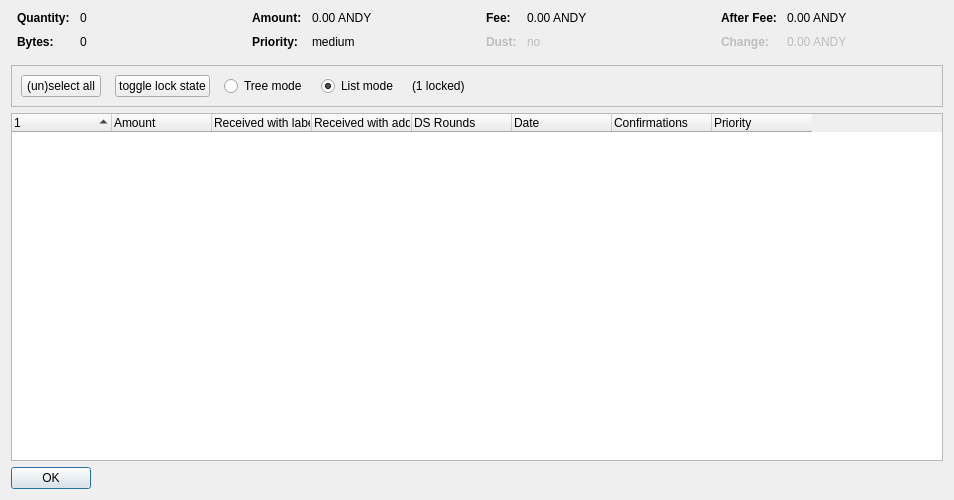
<?xml version="1.0" encoding="UTF-8"?>
<ui version="4.0">
 <class>CoinControlDialog</class>
 <widget class="QDialog" name="CoinControlDialog">
  <property name="geometry">
   <rect>
    <x>0</x>
    <y>0</y>
    <width>954</width>
    <height>500</height>
   </rect>
  </property>
  <property name="windowTitle">
   <string>Coin Selection</string>
  </property>
  <layout class="QVBoxLayout" name="verticalLayout">
   <item>
    <layout class="QHBoxLayout" name="horizontalLayoutTop" stretch="0,0,0,0">
     <property name="topMargin">
      <number>0</number>
     </property>
     <property name="bottomMargin">
      <number>10</number>
     </property>
     <item>
      <layout class="QFormLayout" name="formLayoutCoinControl1">
       <property name="horizontalSpacing">
        <number>10</number>
       </property>
       <property name="verticalSpacing">
        <number>10</number>
       </property>
       <property name="leftMargin">
        <number>6</number>
       </property>
       <property name="rightMargin">
        <number>6</number>
       </property>
       <item row="0" column="0">
        <widget class="QLabel" name="labelCoinControlQuantityText">
         <property name="font">
          <font>
           <weight>75</weight>
           <bold>true</bold>
          </font>
         </property>
         <property name="text">
          <string>Quantity:</string>
         </property>
        </widget>
       </item>
       <item row="0" column="1">
        <widget class="QLabel" name="labelCoinControlQuantity">
         <property name="cursor">
          <cursorShape>IBeamCursor</cursorShape>
         </property>
         <property name="contextMenuPolicy">
          <enum>Qt::ActionsContextMenu</enum>
         </property>
         <property name="text">
          <string notr="true">0</string>
         </property>
         <property name="textInteractionFlags">
          <set>Qt::LinksAccessibleByMouse|Qt::TextSelectableByKeyboard|Qt::TextSelectableByMouse</set>
         </property>
        </widget>
       </item>
       <item row="1" column="0">
        <widget class="QLabel" name="labelCoinControlBytesText">
         <property name="font">
          <font>
           <weight>75</weight>
           <bold>true</bold>
          </font>
         </property>
         <property name="text">
          <string>Bytes:</string>
         </property>
        </widget>
       </item>
       <item row="1" column="1">
        <widget class="QLabel" name="labelCoinControlBytes">
         <property name="cursor">
          <cursorShape>IBeamCursor</cursorShape>
         </property>
         <property name="contextMenuPolicy">
          <enum>Qt::ActionsContextMenu</enum>
         </property>
         <property name="text">
          <string notr="true">0</string>
         </property>
         <property name="textInteractionFlags">
          <set>Qt::LinksAccessibleByMouse|Qt::TextSelectableByKeyboard|Qt::TextSelectableByMouse</set>
         </property>
        </widget>
       </item>
      </layout>
     </item>
     <item>
      <layout class="QFormLayout" name="formLayoutCoinControl2">
       <property name="horizontalSpacing">
        <number>10</number>
       </property>
       <property name="verticalSpacing">
        <number>10</number>
       </property>
       <property name="leftMargin">
        <number>6</number>
       </property>
       <property name="rightMargin">
        <number>6</number>
       </property>
       <item row="0" column="0">
        <widget class="QLabel" name="labelCoinControlAmountText">
         <property name="font">
          <font>
           <weight>75</weight>
           <bold>true</bold>
          </font>
         </property>
         <property name="text">
          <string>Amount:</string>
         </property>
        </widget>
       </item>
       <item row="0" column="1">
        <widget class="QLabel" name="labelCoinControlAmount">
         <property name="cursor">
          <cursorShape>IBeamCursor</cursorShape>
         </property>
         <property name="contextMenuPolicy">
          <enum>Qt::ActionsContextMenu</enum>
         </property>
         <property name="text">
          <string notr="true">0.00 ANDY</string>
         </property>
         <property name="textInteractionFlags">
          <set>Qt::LinksAccessibleByMouse|Qt::TextSelectableByKeyboard|Qt::TextSelectableByMouse</set>
         </property>
        </widget>
       </item>
       <item row="1" column="0">
        <widget class="QLabel" name="labelCoinControlPriorityText">
         <property name="font">
          <font>
           <weight>75</weight>
           <bold>true</bold>
          </font>
         </property>
         <property name="text">
          <string>Priority:</string>
         </property>
        </widget>
       </item>
       <item row="1" column="1">
        <widget class="QLabel" name="labelCoinControlPriority">
         <property name="cursor">
          <cursorShape>IBeamCursor</cursorShape>
         </property>
         <property name="contextMenuPolicy">
          <enum>Qt::ActionsContextMenu</enum>
         </property>
         <property name="text">
          <string>medium</string>
         </property>
         <property name="textInteractionFlags">
          <set>Qt::LinksAccessibleByMouse|Qt::TextSelectableByKeyboard|Qt::TextSelectableByMouse</set>
         </property>
        </widget>
       </item>
      </layout>
     </item>
     <item>
      <layout class="QFormLayout" name="formLayoutCoinControl3">
       <property name="horizontalSpacing">
        <number>10</number>
       </property>
       <property name="verticalSpacing">
        <number>10</number>
       </property>
       <property name="leftMargin">
        <number>6</number>
       </property>
       <property name="rightMargin">
        <number>6</number>
       </property>
       <item row="0" column="0">
        <widget class="QLabel" name="labelCoinControlFeeText">
         <property name="font">
          <font>
           <weight>75</weight>
           <bold>true</bold>
          </font>
         </property>
         <property name="text">
          <string>Fee:</string>
         </property>
        </widget>
       </item>
       <item row="0" column="1">
        <widget class="QLabel" name="labelCoinControlFee">
         <property name="cursor">
          <cursorShape>IBeamCursor</cursorShape>
         </property>
         <property name="contextMenuPolicy">
          <enum>Qt::ActionsContextMenu</enum>
         </property>
         <property name="text">
          <string notr="true">0.00 ANDY</string>
         </property>
         <property name="textInteractionFlags">
          <set>Qt::LinksAccessibleByMouse|Qt::TextSelectableByKeyboard|Qt::TextSelectableByMouse</set>
         </property>
        </widget>
       </item>
       <item row="1" column="0">
        <widget class="QLabel" name="labelCoinControlLowOutputText">
         <property name="enabled">
          <bool>false</bool>
         </property>
         <property name="font">
          <font>
           <weight>75</weight>
           <bold>true</bold>
          </font>
         </property>
         <property name="text">
          <string>Dust:</string>
         </property>
        </widget>
       </item>
       <item row="1" column="1">
        <widget class="QLabel" name="labelCoinControlLowOutput">
         <property name="enabled">
          <bool>false</bool>
         </property>
         <property name="cursor">
          <cursorShape>IBeamCursor</cursorShape>
         </property>
         <property name="contextMenuPolicy">
          <enum>Qt::ActionsContextMenu</enum>
         </property>
         <property name="text">
          <string>no</string>
         </property>
         <property name="textInteractionFlags">
          <set>Qt::LinksAccessibleByMouse|Qt::TextSelectableByKeyboard|Qt::TextSelectableByMouse</set>
         </property>
        </widget>
       </item>
      </layout>
     </item>
     <item>
      <layout class="QFormLayout" name="formLayoutCoinControl4">
       <property name="horizontalSpacing">
        <number>10</number>
       </property>
       <property name="verticalSpacing">
        <number>10</number>
       </property>
       <property name="leftMargin">
        <number>6</number>
       </property>
       <property name="rightMargin">
        <number>6</number>
       </property>
       <item row="0" column="0">
        <widget class="QLabel" name="labelCoinControlAfterFeeText">
         <property name="font">
          <font>
           <weight>75</weight>
           <bold>true</bold>
          </font>
         </property>
         <property name="text">
          <string>After Fee:</string>
         </property>
        </widget>
       </item>
       <item row="0" column="1">
        <widget class="QLabel" name="labelCoinControlAfterFee">
         <property name="cursor">
          <cursorShape>IBeamCursor</cursorShape>
         </property>
         <property name="contextMenuPolicy">
          <enum>Qt::ActionsContextMenu</enum>
         </property>
         <property name="text">
          <string notr="true">0.00 ANDY</string>
         </property>
         <property name="textInteractionFlags">
          <set>Qt::LinksAccessibleByMouse|Qt::TextSelectableByKeyboard|Qt::TextSelectableByMouse</set>
         </property>
        </widget>
       </item>
       <item row="1" column="0">
        <widget class="QLabel" name="labelCoinControlChangeText">
         <property name="enabled">
          <bool>false</bool>
         </property>
         <property name="font">
          <font>
           <weight>75</weight>
           <bold>true</bold>
          </font>
         </property>
         <property name="text">
          <string>Change:</string>
         </property>
        </widget>
       </item>
       <item row="1" column="1">
        <widget class="QLabel" name="labelCoinControlChange">
         <property name="enabled">
          <bool>false</bool>
         </property>
         <property name="cursor">
          <cursorShape>IBeamCursor</cursorShape>
         </property>
         <property name="contextMenuPolicy">
          <enum>Qt::ActionsContextMenu</enum>
         </property>
         <property name="text">
          <string notr="true">0.00 ANDY</string>
         </property>
         <property name="textInteractionFlags">
          <set>Qt::LinksAccessibleByMouse|Qt::TextSelectableByKeyboard|Qt::TextSelectableByMouse</set>
         </property>
        </widget>
       </item>
      </layout>
     </item>
    </layout>
   </item>
   <item>
    <widget class="QFrame" name="frame">
     <property name="minimumSize">
      <size>
       <width>0</width>
       <height>40</height>
      </size>
     </property>
     <property name="frameShape">
      <enum>QFrame::StyledPanel</enum>
     </property>
     <property name="frameShadow">
      <enum>QFrame::Sunken</enum>
     </property>
     <layout class="QHBoxLayout" name="horizontalLayout">
      <item>
       <layout class="QHBoxLayout" name="horizontalLayoutPanel" stretch="0,0,0,0,0,0">
        <property name="spacing">
         <number>14</number>
        </property>
        <item>
         <widget class="QPushButton" name="pushButtonSelectAll">
          <property name="sizePolicy">
           <sizepolicy hsizetype="Maximum" vsizetype="Fixed">
            <horstretch>0</horstretch>
            <verstretch>0</verstretch>
           </sizepolicy>
          </property>
          <property name="text">
           <string>(un)select all</string>
          </property>
          <property name="autoDefault">
           <bool>false</bool>
          </property>
         </widget>
        </item>
        <item>
         <widget class="QPushButton" name="pushButtonToggleLock">
          <property name="sizePolicy">
           <sizepolicy hsizetype="Maximum" vsizetype="Fixed">
            <horstretch>0</horstretch>
            <verstretch>0</verstretch>
           </sizepolicy>
          </property>
          <property name="text">
           <string>toggle lock state</string>
          </property>
          <property name="autoDefault">
           <bool>false</bool>
          </property>
         </widget>
        </item>
        <item>
         <widget class="QRadioButton" name="radioTreeMode">
          <property name="sizePolicy">
           <sizepolicy hsizetype="Maximum" vsizetype="Fixed">
            <horstretch>0</horstretch>
            <verstretch>0</verstretch>
           </sizepolicy>
          </property>
          <property name="text">
           <string>Tree mode</string>
          </property>
         </widget>
        </item>
        <item>
         <widget class="QRadioButton" name="radioListMode">
          <property name="sizePolicy">
           <sizepolicy hsizetype="Maximum" vsizetype="Fixed">
            <horstretch>0</horstretch>
            <verstretch>0</verstretch>
           </sizepolicy>
          </property>
          <property name="text">
           <string>List mode</string>
          </property>
          <property name="checked">
           <bool>true</bool>
          </property>
         </widget>
        </item>
        <item>
         <widget class="QLabel" name="labelLocked">
          <property name="text">
           <string>(1 locked)</string>
          </property>
         </widget>
        </item>
        <item>
         <spacer name="horizontalSpacer">
          <property name="orientation">
           <enum>Qt::Horizontal</enum>
          </property>
          <property name="sizeHint" stdset="0">
           <size>
            <width>40</width>
            <height>20</height>
           </size>
          </property>
         </spacer>
        </item>
       </layout>
      </item>
     </layout>
    </widget>
   </item>
   <item>
    <widget class="CoinControlTreeWidget" name="treeWidget">
     <property name="contextMenuPolicy">
      <enum>Qt::CustomContextMenu</enum>
     </property>
     <property name="sortingEnabled">
      <bool>false</bool>
     </property>
     <property name="columnCount">
      <number>8</number>
     </property>
     <attribute name="headerShowSortIndicator" stdset="0">
      <bool>true</bool>
     </attribute>
     <attribute name="headerStretchLastSection">
      <bool>false</bool>
     </attribute>
     <column>
      <property name="text">
       <string/>
      </property>
     </column>
     <column>
      <property name="text">
       <string>Amount</string>
      </property>
     </column>
     <column>
      <property name="text">
       <string>Received with label</string>
      </property>
     </column>
     <column>
      <property name="text">
       <string>Received with address</string>
      </property>
     </column>
     <column>
      <property name="text">
       <string>DS Rounds</string>
      </property>
     </column>
     <column>
      <property name="text">
       <string>Date</string>
      </property>
     </column>
     <column>
      <property name="text">
       <string>Confirmations</string>
      </property>
      <property name="toolTip">
       <string>Confirmed</string>
      </property>
     </column>
     <column>
      <property name="text">
       <string>Priority</string>
      </property>
     </column>
    </widget>
   </item>
   <item>
    <widget class="QDialogButtonBox" name="buttonBox">
     <property name="sizePolicy">
      <sizepolicy hsizetype="Maximum" vsizetype="Fixed">
       <horstretch>0</horstretch>
       <verstretch>0</verstretch>
      </sizepolicy>
     </property>
     <property name="orientation">
      <enum>Qt::Horizontal</enum>
     </property>
     <property name="standardButtons">
      <set>QDialogButtonBox::Ok</set>
     </property>
    </widget>
   </item>
  </layout>
 </widget>
 <customwidgets>
  <customwidget>
   <class>CoinControlTreeWidget</class>
   <extends>QTreeWidget</extends>
   <header>coincontroltreewidget.h</header>
  </customwidget>
 </customwidgets>
 <resources/>
 <connections/>
</ui>
